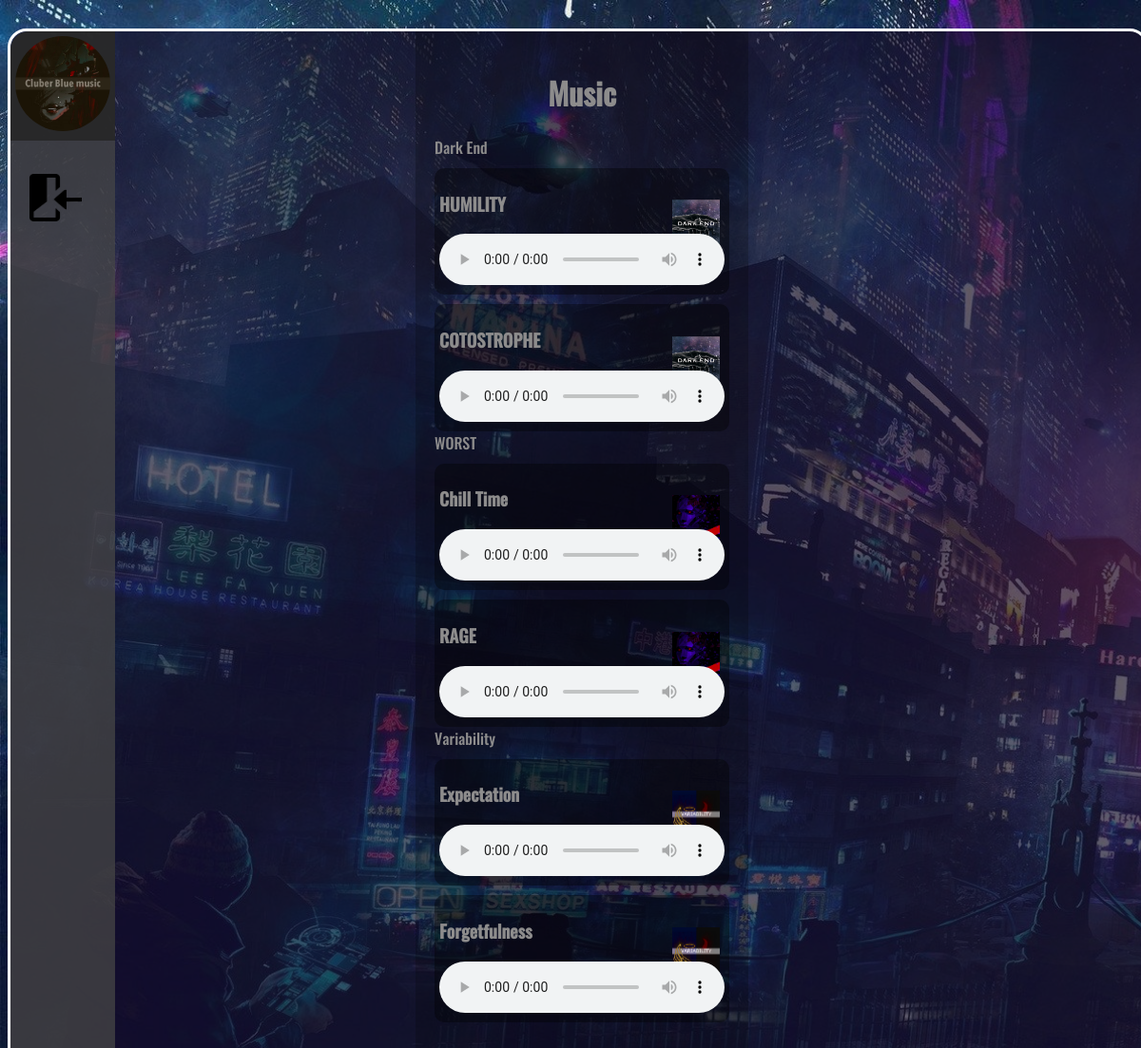
The app's page /music/ with its own data.
### cluberapp/models.py (models this page shows)
class Album(models.Model):
    name = models.CharField(max_length=120, default="Unknown")
    icon = models.ImageField(upload_to="icons/", default="")

class Music(models.Model):
    id = models.AutoField(primary_key=True)
    name = models.CharField(max_length=120)
    album = models.ForeignKey(Album, on_delete=models.CASCADE)
    mp3 = models.FileField(upload_to='mp3/')

### cluberapp/views.py (the view)
# urls.py: path('music/', views.music, name="music"),
def music(request):
    context = {
        'albums': Album.objects.all(),
        'music': Music.objects.all().order_by('album'),
    }
    return render(request, 'cluberapp/music.html', context)

### cluberapp/templates/cluberapp/music.html (shortened to what this page needs)
{% load static %}
<!DOCTYPE html>
<html>
<head>
    <link rel="stylesheet" href="{% static 'cluberapp/css/style.css' %}" >
</head>
<body>
    <div class="box">
        <div class="box1">
            <div class="gicon_bg">
                <img src="{% static 'cluberapp/images/icons.jpg' %}" class="gicon">
            </div>
            <div class="button1">
                <a href="{% url 'cluberapp:index' %}"><img src="{% static 'cluberapp/images/EX_icon.png' %}" class="icon"></a>
            </div>
        </div>
        <div class="music_list">
            <div>
                <h1>Music</h1>
            </div>
            <div>
                {% for album in albums %}
                    {{ album.name }}
                    {% for track in music %}
                        {% if track.album.name ==  album.name %}
                        <div class="trek1">
                            <img src="/media/{{ album.icon }}" class="trek1_icon">
                            <h3>{{ track.name }}</h3>
                            <audio controls src="/media/{{ track.mp3 }}"></audio>
                        </div>
                        {% endif %}
                    {% endfor %}
                {% endfor %}
            </div>
        </div>
    </div>
</body>
</html>

### cluberapp/static/cluberapp/css/style.css (style rules this page uses)
body { font-family: 'oswald-medium'; background: url('/static/cluberapp/images/bggeneral.jpg'); background-size: cover; background-repeat: repeat; }
* { outline: none; box-sizing: border-box; }
.box { vertical-align: middle; background: rgba(22, 14, 39, 0.671); height: 1200px; width: 1200px; margin: auto; margin-top: 30px; border-radius: 20px; display: flex; justify-content: space-between; align-items: top; border:solid white; }
.icon { width: 55px; height: 50px; position: relative; cursor: pointer; margin-top: 35px; margin-left: 20px; border: none; transform: 0.2s; border-radius: 0px; }
.gicon_bg { background: rgba(37, 37, 37, 0.849); padding: 5px; border-top-left-radius: 20px; }
.gicon { width: 100px; height: 100px; border-radius: 100px; }
h1 { text-align: center; }
.box1 { background: rgba(70, 70, 70, 0.747); border-top-left-radius: 20px; border-bottom-left-radius: 20px; }
.music_list { margin-right: 35%; color: rgb(141, 140, 140); background: rgba(0, 0, 0, 0.212); padding: 20px; }
.trek1 { background: rgba(0, 0, 0, 0.377); padding: 5px; border-radius: 10px; margin-top: 10px; position: relative; }
.trek1_icon { width: 50px; height: 50px; position: absolute; right: 10px; bottom: 50px; }

### records on screen
Album: name "Dark End"
Music: icon (picture), name "HUMILITY"
Music: icon (picture), name "COTOSTROPHE"
Album: name "WORST"
Music: icon (picture), name "Chill Time"
Music: icon (picture), name "RAGE"
Album: name "Variability"
Music: icon (picture), name "Expectation"
Music: icon (picture), name "Forgetfulness"
